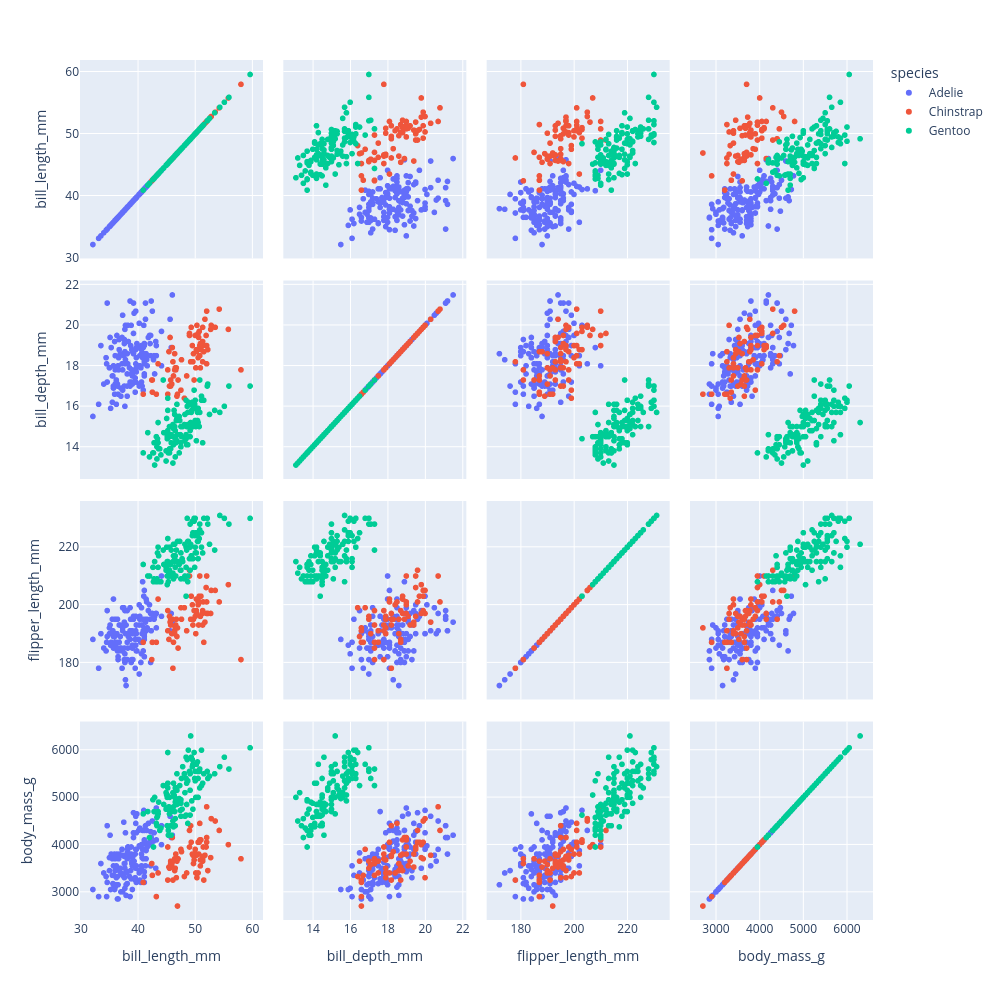

Notebook code for this chart:
### Markdown cell above
To do a bit more data exploration, we will look at a [Scatterplot matrix](https://plotly.com/python/splom/) ;

This is an easy way to plot multiple features. 
Look through this scatter matrix and think:

- Which penguin species is easiest to predict? (Adelie, Chinstrap, or Gentoo)?
- Which feature is best for predicting this? (Bill length, Bill depth, Flipper length, Body mass?)


(*Note, in case you get an attribute error, make sure your plotly version is at least 5.9.0*)

### Code cell
import plotly.express as px

features = ["bill_length_mm", "bill_depth_mm", "flipper_length_mm", "body_mass_g"]

fig = px.scatter_matrix(penguins_processed, dimensions=features, color="species")
fig.update_layout(
    autosize=False,
    width=1000,
    height=1000,
)
fig.show()

### Figure 1 — Plotly figure (JSON) as saved in the notebook; plotly's stock layout.template omitted (floating-point values rounded to 4 significant figures; data arrays with more than 128 entries replaced by an {"elided": "..."} marker saying what was removed)
{"data": [{"dimensions": [{"axis": {"matches": true}, "label": "bill_length_mm", "values": {"elided": "146 float values"}}, {"axis": {"matches": true}, "label": "bill_depth_mm", "values": {"elided": "146 float values"}}, {"axis": {"matches": true}, "label": "flipper_length_mm", "values": {"elided": "146 int values"}}, {"axis": {"matches": true}, "label": "body_mass_g", "values": {"elided": "146 int values"}}], "hovertemplate": "species=Adelie<br>%{xaxis.title.text}=%{x}<br>%{yaxis.title.text}=%{y}<extra></extra>", "legendgroup": "Adelie", "marker": {"color": "#636efa", "symbol": "circle"}, "name": "Adelie", "showlegend": true, "type": "splom"}, {"dimensions": [{"axis": {"matches": true}, "label": "bill_length_mm", "values": [46.5, 50, 51.3, 45.4, 52.7, 45.2, 46.1, 51.3, 46, 51.3, 46.6, 51.7, 47, 52, 45.9, 50.5, 50.3, 58, 46.4, 49.2, 42.4, 48.5, 43.2, 50.6, 46.7, 52, 50.5, 49.5, 46.4, 52.8, 40.9, 54.2, 42.5, 51, 49.7, 47.5, 47.6, 52, 46.9, 53.5, 49, 46.2, 50.9, 45.5, 50.9, 50.8, 50.1, 49, 51.5, 49.8, 48.1, 51.4, 45.7, 50.7, 42.5, 52.2, 45.2, 49.3, 50.2, 45.6, 51.9, 46.8, 45.7, 55.8, 43.5, 49.6, 50.8, 50.2]}, {"axis": {"matches": true}, "label": "bill_depth_mm", "values": [17.9, 19.5, 19.2, 18.7, 19.8, 17.8, 18.2, 18.2, 18.9, 19.9, 17.8, 20.3, 17.3, 18.1, 17.1, 19.6, 20, 17.8, 18.6, 18.2, 17.3, 17.5, 16.6, 19.4, 17.9, 19, 18.4, 19, 17.8, 20, 16.6, 20.8, 16.7, 18.8, 18.6, 16.8, 18.3, 20.7, 16.6, 19.9, 19.5, 17.5, 19.1, 17, 17.9, 18.5, 17.9, 19.6, 18.7, 17.3, 16.4, 19, 17.3, 19.7, 17.3, 18.8, 16.6, 19.9, 18.8, 19.4, 19.5, 16.5, 17, 19.8, 18.1, 18.2, 19, 18.7]}, {"axis": {"matches": true}, "label": "flipper_length_mm", "values": [192, 196, 193, 188, 197, 198, 178, 197, 195, 198, 193, 194, 185, 201, 190, 201, 197, 181, 190, 195, 181, 191, 187, 193, 195, 197, 200, 200, 191, 205, 187, 201, 187, 203, 195, 199, 195, 210, 192, 205, 210, 187, 196, 196, 196, 201, 190, 212, 187, 198, 199, 201, 193, 203, 187, 197, 191, 203, 202, 194, 206, 189, 195, 207, 202, 193, 210, 198]}, {"axis": {"matches": true}, "label": "body_mass_g", "values": [3500, 3900, 3650, 3525, 3725, 3950, 3250, 3750, 4150, 3700, 3800, 3775, 3700, 4050, 3575, 4050, 3300, 3700, 3450, 4400, 3600, 3400, 2900, 3800, 3300, 4150, 3400, 3800, 3700, 4550, 3200, 4300, 3350, 4100, 3600, 3900, 3850, 4800, 2700, 4500, 3950, 3650, 3550, 3500, 3675, 4450, 3400, 4300, 3250, 3675, 3325, 3950, 3600, 4050, 3350, 3450, 3250, 4050, 3800, 3525, 3950, 3650, 3650, 4000, 3400, 3775, 4100, 3775]}], "hovertemplate": "species=Chinstrap<br>%{xaxis.title.text}=%{x}<br>%{yaxis.title.text}=%{y}<extra></extra>", "legendgroup": "Chinstrap", "marker": {"color": "#EF553B", "symbol": "circle"}, "name": "Chinstrap", "showlegend": true, "type": "splom"}, {"dimensions": [{"axis": {"matches": true}, "label": "bill_length_mm", "values": [46.1, 50, 48.7, 50, 47.6, 46.5, 45.4, 46.7, 43.3, 46.8, 40.9, 49, 45.5, 48.4, 45.8, 49.3, 42, 49.2, 46.2, 48.7, 50.2, 45.1, 46.5, 46.3, 42.9, 46.1, 47.8, 48.2, 50, 47.3, 42.8, 45.1, 59.6, 49.1, 48.4, 42.6, 44.4, 44, 48.7, 42.7, 49.6, 45.3, 49.6, 50.5, 43.6, 45.5, 50.5, 44.9, 45.2, 46.6, 48.5, 45.1, 50.1, 46.5, 45, 43.8, 45.5, 43.2, 50.4, 45.3, 46.2, 45.7, 54.3, 45.8, 49.8, 49.5, 43.5, 50.7, 47.7, 46.4, 48.2, 46.5, 46.4, 48.6, 47.5, 51.1, 45.2, 45.2, 49.1, 52.5, 47.4, 50, 44.9, 50.8, 43.4, 51.3, 47.5, 52.1, 47.5, 52.2, 45.5, 49.5, 44.5, 50.8, 49.4, 46.9, 48.4, 51.1, 48.5, 55.9, 47.2, 49.1, 46.8, 41.7, 53.4, 43.3, 48.1, 50.5, 49.8, 43.5, 51.5, 46.2, 55.1, 48.8, 47.2, 46.8, 50.4, 45.2, 49.9]}, {"axis": {"matches": true}, "label": "bill_depth_mm", "values": [13.2, 16.3, 14.1, 15.2, 14.5, 13.5, 14.6, 15.3, 13.4, 15.4, 13.7, 16.1, 13.7, 14.6, 14.6, 15.7, 13.5, 15.2, 14.5, 15.1, 14.3, 14.5, 14.5, 15.8, 13.1, 15.1, 15, 14.3, 15.3, 15.3, 14.2, 14.5, 17, 14.8, 16.3, 13.7, 17.3, 13.6, 15.7, 13.7, 16, 13.7, 15, 15.9, 13.9, 13.9, 15.9, 13.3, 15.8, 14.2, 14.1, 14.4, 15, 14.4, 15.4, 13.9, 15, 14.5, 15.3, 13.8, 14.9, 13.9, 15.7, 14.2, 16.8, 16.2, 14.2, 15, 15, 15.6, 15.6, 14.8, 15, 16, 14.2, 16.3, 13.8, 16.4, 14.5, 15.6, 14.6, 15.9, 13.8, 17.3, 14.4, 14.2, 14, 17, 15, 17.1, 14.5, 16.1, 14.7, 15.7, 15.8, 14.6, 14.4, 16.5, 15, 17, 15.5, 15, 16.1, 14.7, 15.8, 14, 15.1, 15.2, 15.9, 15.2, 16.3, 14.1, 16, 16.2, 13.7, 14.3, 15.7, 14.8, 16.1]}, {"axis": {"matches": true}, "label": "flipper_length_mm", "values": [211, 230, 210, 218, 215, 210, 211, 219, 209, 215, 214, 216, 214, 213, 210, 217, 210, 221, 209, 222, 218, 215, 213, 215, 215, 215, 215, 210, 220, 222, 209, 207, 230, 220, 220, 213, 219, 208, 208, 208, 225, 210, 216, 222, 217, 210, 225, 213, 215, 210, 220, 210, 225, 217, 220, 208, 220, 208, 224, 208, 221, 214, 231, 219, 230, 229, 220, 223, 216, 221, 221, 217, 216, 230, 209, 220, 215, 223, 212, 221, 212, 224, 212, 228, 218, 218, 212, 230, 218, 228, 212, 224, 214, 226, 216, 222, 203, 225, 219, 228, 215, 228, 215, 210, 219, 208, 209, 216, 229, 213, 230, 217, 230, 222, 214, 215, 222, 212, 213]}, {"axis": {"matches": true}, "label": "body_mass_g", "values": [4500, 5700, 4450, 5700, 5400, 4550, 4800, 5200, 4400, 5150, 4650, 5550, 4650, 5850, 4200, 5850, 4150, 6300, 4800, 5350, 5700, 5000, 4400, 5050, 5000, 5100, 5650, 4600, 5550, 5250, 4700, 5050, 6050, 5150, 5400, 4950, 5250, 4350, 5350, 3950, 5700, 4300, 4750, 5550, 4900, 4200, 5400, 5100, 5300, 4850, 5300, 4400, 5000, 4900, 5050, 4300, 5000, 4450, 5550, 4200, 5300, 4400, 5650, 4700, 5700, 5800, 4700, 5550, 4750, 5000, 5100, 5200, 4700, 5800, 4600, 6000, 4750, 5950, 4625, 5450, 4725, 5350, 4750, 5600, 4600, 5300, 4875, 5550, 4950, 5400, 4750, 5650, 4850, 5200, 4925, 4875, 4625, 5250, 4850, 5600, 4975, 5500, 5500, 4700, 5500, 4575, 5500, 5000, 5950, 4650, 5500, 4375, 5850, 6000, 4925, 4850, 5750, 5200, 5400]}], "hovertemplate": "species=Gentoo<br>%{xaxis.title.text}=%{x}<br>%{yaxis.title.text}=%{y}<extra></extra>", "legendgroup": "Gentoo", "marker": {"color": "#00cc96", "symbol": "circle"}, "name": "Gentoo", "showlegend": true, "type": "splom"}], "layout": {"autosize": false, "dragmode": "select", "height": 1000, "legend": {"title": {"text": "species"}, "tracegroupgap": 0}, "margin": {"t": 60}, "width": 1000, "xaxis": {"autorange": true, "range": [29.83, 61.87], "type": "linear"}, "xaxis2": {"autorange": true, "range": [12.41, 22.19], "type": "linear"}, "xaxis3": {"autorange": true, "range": [167.1, 235.9], "type": "linear"}, "xaxis4": {"autorange": true, "range": [2403.0, 6597.0], "type": "linear"}, "yaxis": {"autorange": true, "range": [29.83, 61.87], "type": "linear"}, "yaxis2": {"autorange": true, "range": [12.41, 22.19], "type": "linear"}, "yaxis3": {"autorange": true, "range": [167.1, 235.9], "type": "linear"}, "yaxis4": {"autorange": true, "range": [2403.0, 6597.0], "type": "linear"}}}
